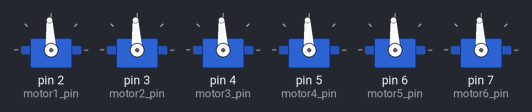
A sketch run on a simulated Arduino Leonardo, built with avr-gcc and run on an emulated ATmega32U4. On the bench: 6 × servo.

Above: at 1.1 s.
Timing chart, 0 to 2.6 s (numbered marks = the images above):
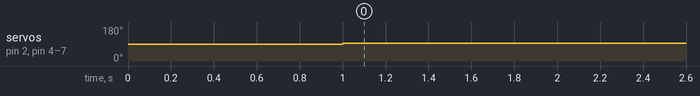

Measured:
- by itself, servo on pin 2 (motor1_pin), servo on pin 4 (motor3_pin), servo on pin 5 (motor4_pin), servo on pin 6 (motor5_pin), servo on pin 7 (motor6_pin): 90° → 93° at 1.0 s

The sketch:

ZZZZZZZZZZZZZZZZZZZZZZZZBroken.ino
```cpp
/*********************************************************************
  Written by Mitch Fynaardt
  Date: February 1, 2013
  Last Rev: February 9, 2013

  This sketch utilizes serial library to capture date from
  ArduIMU V3 and prints values back to the user. The Arduino Mega also
  captures user input via a hardware serial port and calculates a
  servo motor speed.
*********************************************************************/
#include <Servo.h>

#define DEBUGGING 1                          // used to print debugging messages
#define MONITOR 0

int parsed_IMU_data[3];                      // float array for storing the parsed IMU data.
String IMU_input_string = "";                  // String to store the incoming data from the IMU
byte commands[] = {0,127,127,127,127,127,127};
float danger_threshold = 10.8;

// motor pin objects for MEGA use only
#define motor1_pin 2
#define motor2_pin 3
#define motor3_pin 4
#define motor4_pin 5
#define motor5_pin 6
#define motor6_pin 7

// motor pin objects for UNO use only
//  #define motor1_pin 3
//  #define motor2_pin 5
//  #define motor3_pin 6
//  #define motor4_pin 9
//  #define motor5_pin 10
//  #define motor6_pin 11

// Servo objects to control servo motors
Servo motor1;
Servo motor2;
Servo motor3;
Servo motor4;
Servo motor5;
Servo motor6;

// Initialize motor speeds to neutral
int motor1_speed = 1500;  // Left axial motor

int motor2_speed = 1500;  // Right axial motor

int motor3_speed = 1500;  // Strafing / Y axis motor

int motor4_speed = 1500;  // Front and Left vertical motor

int motor5_speed = 1500;  // Front and Right vertical motor

int motor6_speed = 1500;  // Rear vertical motor

// loop tracking variables
unsigned long last_time = 0;
unsigned long loop_runs = 0;

// motor state tracker
boolean armed = false;
boolean new_commands_present = false;

void setup()
{
  Serial.begin(115200);
//  Serial1.begin(38400);
//  Serial2.begin(115200);
//  IMU_input_string.reserve(38);
//  roll_string.reserve(10);
//  pitch_string.reserve(10);
//  yaw_string.reserve(10);

  boolean motor_setup_debug = motor_setup();
  #if MONITOR == 1
    if (motor_setup_debug)
    {
      Serial.println("Motors successfully attached to drive pins");
    } else {
      Serial.println("Motor pins not attached");
    }
  #endif
  ESCArm();
}

void loop()
{
  //check_battery_voltage(danger_threshold);
  if( millis()- last_time > 300)
  {
    #if MONITOR == 1
      Serial.println("sanity print");
    #endif
    last_time = millis();
    //get_IMU_data();
    motor_driver(armed);
  }
  //Serial.println(millis());

  if( new_commands_present)
  {
    new_commands_present = false;
    byte length = Serial.read();
    #if MONITOR == 1
      Serial.println(length);
    #endif
    if (length == 7)
    {
      #if MONITOR == 1
        Serial.println("Begin");
      #endif
      for( int i = 0; i < length; i++)
      {
        while( Serial.available() < 1)
        {
          #if MONITOR == 1
            Serial.println("Waiting");
          #endif
        }
        commands[i] = Serial.read();
        #if MONITOR == 1
          Serial.println(commands[i]);
        #endif
      }
    }
//    Serial2.println("User Commands");
//    Serial2.println(commands[0]);
//    Serial2.println(commands[1]);
//    Serial2.println(commands[2]);
//    Serial2.println(commands[3]);
//    Serial2.println(commands[4]);
//    Serial2.println(commands[5]);
//    Serial2.println(commands[6]);
//    Serial2.println();
  }
}

/*********************************************************************
  Function to read IMU values and make them useful for the Arduino MEGA
  Input: None
  Output: None
  *******************************************************************/
void get_IMU_data()
{
  /* The if statement provides a condition for running the conversion. We
     only want to run the conversion every half second in order to not be
     swtiching the motor speeds constantly */
  if( IMU_input_string.length() > 0)
  {
      // Next 6 statements are used to mark indeces of the delimiter characters
      int colon_1 = IMU_input_string.indexOf(':');
      int comma_1 = IMU_input_string.indexOf(',');

      int colon_2 = IMU_input_string.indexOf(':',colon_1 + 1);
      int comma_2 = IMU_input_string.indexOf(',',comma_1+1);

      int colon_3 = IMU_input_string.indexOf(':',colon_2 + 1);
      int star = IMU_input_string.indexOf('*',colon_2 + 1);

      String roll_string = IMU_input_string.substring(colon_1+1,comma_1);
      String pitch_string = IMU_input_string.substring(colon_2+1,comma_2);
      String yaw_string = IMU_input_string.substring(colon_3+1,star);

      // Conversion from strings to floating point numbers
      parsed_IMU_data[0] = roll_string.toInt();
      parsed_IMU_data[1] = pitch_string.toInt();
      parsed_IMU_data[2] = yaw_string.toInt();

      IMU_input_string = "";

      #if DEBUGGING == 1
        Serial.println();
        Serial.println();
        Serial.print("loop run: ");
        Serial.println(loop_runs);
        loop_runs++;

        Serial.println("Strings");
        Serial.print("RLL:");
        Serial.print(roll_string);
        Serial.print(" PCH:");
        Serial.print(pitch_string);
        Serial.print(" YAW: ");
        Serial.println(yaw_string);
        Serial.println();

        Serial.println("Ints");
        Serial.print("RLL:");
        Serial.print(parsed_IMU_data[0]);
        Serial.print(" PCH:");
        Serial.print(parsed_IMU_data[1]);
        Serial.print(" YAW: ");
        Serial.println(parsed_IMU_data[2]);
      #endif
  }
}
/****************************************************************
  End IMU serial read module
****************************************************************/

/****************************************************************
  Motor module
  This function attaches motor pins and runs startup configurations
****************************************************************/
boolean motor_setup()
{
  motor1.attach(motor1_pin);
  motor2.attach(motor2_pin);
  motor3.attach(motor3_pin);
  motor4.attach(motor4_pin);
  motor5.attach(motor5_pin);
  motor6.attach(motor6_pin);
  return motor1.attached() && motor2.attached() && motor3.attached() && motor4.attached() && motor5.attached() && motor6.attached();
}
/****************************************************************
  End Motor Module
****************************************************************/

/****************************************************************
  Motor Driver Module
  Input: Boolean - armed state of the servo motors
  Output: void
  This function starts and stops each motor according to input
  and IMU readings
****************************************************************/
void motor_driver( boolean& temp_armed)
{
  // storage variables which will be used to scale the motor speeds
  int current_roll;
  int current_pitch;
  int current_yaw;
  int max_user_input = 255;
  int min_user_input = 0;

  // temp calibration variables
  int roll_max = 200;
  int pitch_max = 200;
  int yaw_max = 200;
  int x_max = 200;
  int y_max = 500;
  int z_max = 200;

  if( temp_armed)
  {
    // ADD DESCRIPTORS ABOVE EACH MOTOR INDICATING WHICH DIRECTION EACH MAX VALUES DRIVES
    int roll_speed = map((int)commands[1], min_user_input, max_user_input, -roll_max, roll_max);
    //
    int pitch_speed = map((int)commands[2], min_user_input, max_user_input, -pitch_max, pitch_max);
    //
    int yaw_speed = map((int)commands[3], min_user_input, max_user_input, -yaw_max, yaw_max);
    //
    int x_speed = map((int)commands[4], min_user_input, max_user_input, -x_max, x_max);
    //
    int y_speed = map((int)commands[5], min_user_input, max_user_input, -y_max, y_max);
    //
    int z_speed = map((int)commands[6], min_user_input, max_user_input, -z_max, z_max);

    motor1_speed = 1500 + x_speed - yaw_speed;
    motor2_speed = 1500 + x_speed + yaw_speed;
    motor3_speed = 1500 + y_speed;
    motor4_speed = 1500 + (0.5 * pitch_speed) + z_speed;
    motor5_speed = 1500 + (0.5 * pitch_speed) + z_speed;
    motor6_speed = 1500 - pitch_speed + z_speed;

    motor1.writeMicroseconds(motor1_speed);
    motor2.writeMicroseconds(motor2_speed);
    motor3.writeMicroseconds(motor3_speed);
    motor4.writeMicroseconds(motor4_speed);
    motor5.writeMicroseconds(motor5_speed);
    motor6.writeMicroseconds(motor6_speed);


//    // current role must be calculated to determine how much motors
//    // 4 and 5 must compensate
//    current_roll = parsed_IMU_data[0];
//    current_pitch = parsed_IMU_data[1];
//
//    // INSERT STATEMENT HERE THAT ADDS USER INPUT VARIABLE
//    // AND ADJUSTS THE ROLL VALUES APPROPRIATELY
//
//
//    // roll must be converted to an integer in order to be used in
//    // a map command
//    int current_roll_integer = int(current_roll);
//    int current_pitch_integer = int(current_pitch);
//
//    // for safety and because unpredictable inputs are always a
//    // factor the roll integer is constrained to a usable range
//    current_roll_integer = constrain(current_roll_integer, -180, 180);
//    current_pitch_integer = constrain(current_pitch_integer, -180, 180);
//
//    // roll values get mapped to usable ranges for the Servos
//    motor1_speed = map(current_roll_integer, -180, 180, 1300, 1700);
//    motor2_speed = map(current_roll_integer, 180, -180, 1300, 1700);
//
//    Serial.print("Servo Speeds: ");
//    Serial.print(motor1_speed);
//    Serial.print(" , ");
//    Serial.println(motor2_speed);
//
//    // if statement used to create a dead zone so that the sub
//    // doesn't continuously bounce back and forth
//    if( motor1_speed > 1490 && motor1_speed < 1510) {
//      motor1.writeMicroseconds(1500);
//      motor2.writeMicroseconds(1500);
//    } else {
//      motor1.writeMicroseconds(motor1_speed);
//      motor2.writeMicroseconds(motor2_speed);
//    }
  }
}
/****************************************************************
  End Motor Module
****************************************************************/

/****************************************************************
  ESCArm module
  This function arms the ESCs
****************************************************************/
void ESCArm()
{
  #if MONITOR == 1
    Serial.println("Arming ESC...");
  #endif
  motor2.writeMicroseconds(1500);
  delay(1000);
  #if MONITOR == 1
    Serial.println("Done!");
  #endif
  armed = true;
}
/****************************************************************
  End Motor Module
****************************************************************/

/****************************************************************
  Stop module
  This function disarms the ESCs
****************************************************************/
void Stop()
{
  #if MONITOR == 1
    Serial.println("Stopping");
  #endif
  motor1.writeMicroseconds(1500);
  delay(1000);
  #if MONITOR == 1
    Serial.println("Stopped.");
  #endif
  delay(100);
  armed = false;
}
/****************************************************************
  End Stop Module
****************************************************************/

/****************************************************************
  Serial Event Module
  Used to implement polling between the MEGA and the IMU
****************************************************************/
void serialEvent1()
{
  String valid_chars = ".,:-1234567890";
  if( IMU_input_string.length() == 0)
  {
    char in_char;

    do
    {
      in_char = Serial1.read();
    } while( in_char != '!');

    while( in_char != '*')
    {
      in_char = Serial1.read();

      for( int i = 0; i < valid_chars.length(); i++)
      {
        if( in_char == valid_chars[i])
        {
          IMU_input_string += in_char;
          break;
        }
      }
      if( in_char == '!')
      {
        break;
      }
    }
  }
}
/****************************************************************
  End Serial Event Module
****************************************************************/

/****************************************************************
  User Interface Interrupt
  Used to allow the user to drive the system
****************************************************************/
void serialEvent()
{
  new_commands_present = true;
}
/****************************************************************
  End Serial Event Module
****************************************************************/

/****************************************************************
  Battery Voltage Monitoring Module
  Used to ensure the battery does not fall below a damaging
  charge level
  INPUT: Charge threshold to check against
  OUTPUT: Boolean that if true battery is in danger
****************************************************************/
boolean check_battery_voltage(float threshold){
  /***************
This function requires voltage dividers!

Make sure that the threashold is a float!!!

This function requires A0,A1,A2


Referring to the battery monitoring pins comming out of a standard LiPo battery:
  The voltage on the red wire needs to be divided by 3 before connecting to analog pin
  The voltage on the blue wire need to be divided in half before connecting to analog pin
  The voltage on the yellow wire can be read directly by the arduino
  The Black wire is ground

  It does not matter which color goes to A0,A1,A2
  ****************/


  // read the input on analog pin 0:
  int cell_1_raw = analogRead(A0);
  int cell_2_raw = analogRead(A1);
  int cell_3_raw = analogRead(A2);

  // Convert the analog reading (which goes from 0 - 1023) to a voltage (0 - 5V):
  float cell_1_voltage = (cell_1_raw / 1023.0 ) * 5.0;
  float cell_2_voltage = (cell_2_raw / 1023.0 ) * 5.0;
  float cell_3_voltage = (cell_3_raw / 1023.0 ) * 5.0;
  float total_voltage = cell_1_voltage + cell_2_voltage + cell_3_voltage;
  // print out the value you read:

// Serial.print("Cell 1: "); Serial.print(cell1voltage);
// Serial.print("  Cell 2: "); Serial.print(cell2voltage);
// Serial.print("  Cell 3: "); Serial.print(cell3voltage);
// Serial.print(" Total Voltage: "); Serial.print(totalvoltage); Serial.print('\n');
 return total_voltage <= threshold;
}
/****************************************************************
  End Battery Checking Module
****************************************************************/
```
